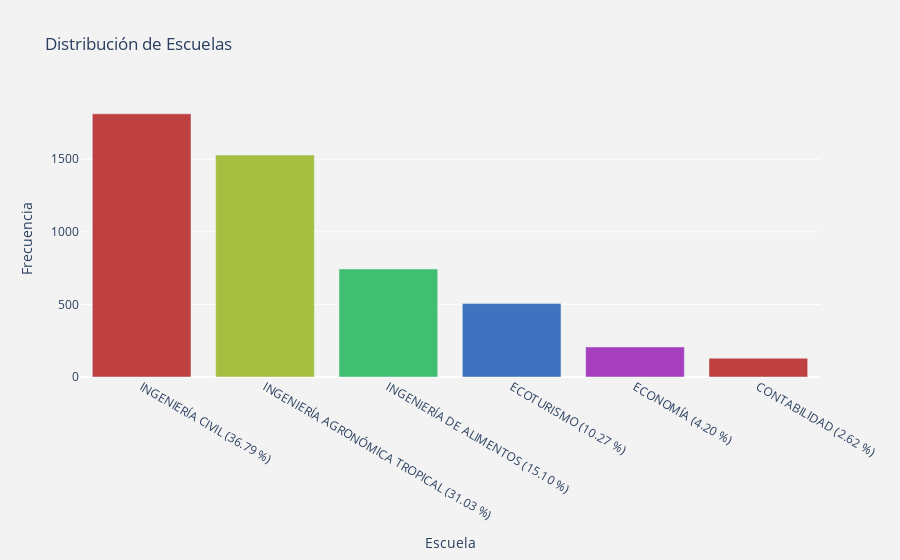

Notebook cell for this chart:
### Markdown cell above
**GRAFICO DE BARRAS**

### Code cell
# Contar la frecuencia de cada valor en la columna 'ESCUELA'
escuela_counts = Postulantes['ESCUELA'].value_counts()

# Calcular los porccentajes
total_escuelas = len(Postulantes['ESCUELA'])  # Usamos Postulantes en lugar de data
porcentajes = (escuela_counts / total_escuelas) * 100

# Crear las etiquetas con porcentajes
etiquetas = [f"{escuela} ({porcentaje:.2f} %)" for escuela, porcentaje in zip(escuela_counts.index, porcentajes)]

# Crear una paleta de colores usando seaborn
colors = ['hsl('+str(h)+',50%'+',50%)' for h in np.linspace(0, 360, len(escuela_counts))]

# Crear el gráfico de barras
trace = go.Bar(
    x=etiquetas,  # Usamos las etiquetas con porcentajes como nombres de las barras
    y=escuela_counts.values,  # Frecuencia de cada escuela
    marker=dict(color=colors)  # Color de las barras
)

layout = go.Layout(
    title='Distribución de Escuelas',
    xaxis=dict(title='Escuela'),
    yaxis=dict(title='Frecuencia'),
    paper_bgcolor='rgb(243, 243, 243)',
    plot_bgcolor='rgb(243, 243, 243)'
)

# Crear la figura y trazar el gráfico
fig = go.Figure(data=[trace], layout=layout)
py.iplot(fig)

### Figure 1 — Plotly figure (JSON) as saved in the notebook; plotly's stock layout.template omitted (floating-point values rounded to 4 significant figures)
{"data": [{"marker": {"color": ["hsl(0.0,50%,50%)", "hsl(72.0,50%,50%)", "hsl(144.0,50%,50%)", "hsl(216.0,50%,50%)", "hsl(288.0,50%,50%)", "hsl(360.0,50%,50%)"]}, "type": "bar", "x": ["INGENIERÍA CIVIL (36.79 %)", "INGENIERÍA AGRONÓMICA TROPICAL (31.03 %)", "INGENIERÍA DE ALIMENTOS (15.10 %)", "ECOTURISMO (10.27 %)", "ECONOMÍA (4.20 %)", "CONTABILIDAD (2.62 %)"], "y": [1813, 1529, 744, 506, 207, 129]}], "layout": {"paper_bgcolor": "rgb(243, 243, 243)", "plot_bgcolor": "rgb(243, 243, 243)", "title": {"text": "Distribución de Escuelas"}, "xaxis": {"title": {"text": "Escuela"}}, "yaxis": {"title": {"text": "Frecuencia"}}}}
